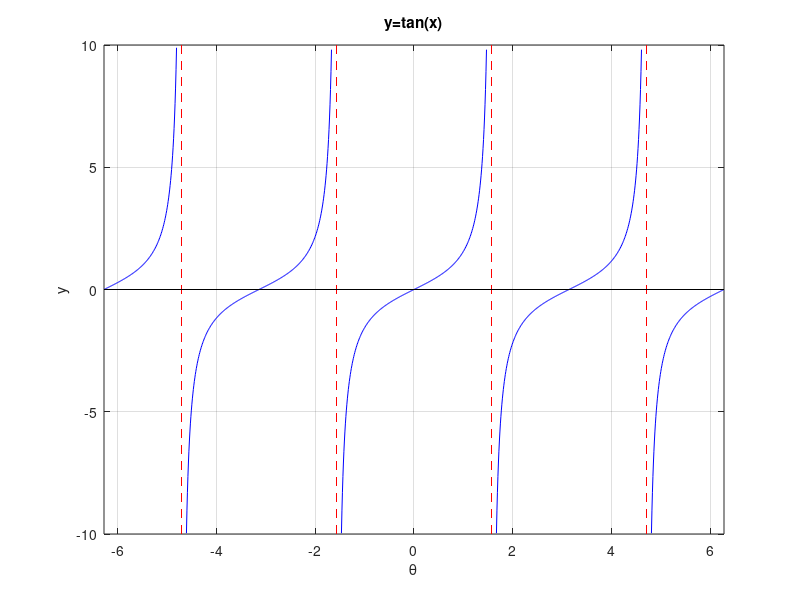

Source code (MATLAB):
close all

x1=-2*pi:0.01:-3*pi/2-0.1;
x2=-3*pi/2+0.1:0.01:-pi/2-0.1;
x3=-pi/2+0.1:0.01:pi/2-0.1;
x4=pi/2+0.1:0.01:3*pi/2-0.1;
x5=3*pi/2+0.1:0.01:2*pi;

y=tan(x1);
plot(x1,y,'b')

hold on
grid on

y=tan(x2);
plot(x2,y,'b')

y=tan(x3);
plot(x3,y,'b')

y=tan(x4);
plot(x4,y,'b')

y=tan(x5);
plot(x5,y,'b')

x=[-3*pi/2,-3*pi/2];
y=[-10,10];
plot(x,y,'--r')

x=[-pi/2,-pi/2];
plot(x,y,'--r')

x=[pi/2,pi/2];
plot(x,y,'--r')

x=[3*pi/2,3*pi/2];
plot(x,y,'--r')

% The theta axis
x = [-2*pi, 2*pi];
y = [0, 0]
plot(x,y,'k')

title('y=tan(x)');
xlabel('\theta');
ylabel('y');
axis([-2*pi, 2*pi, -10,10])
